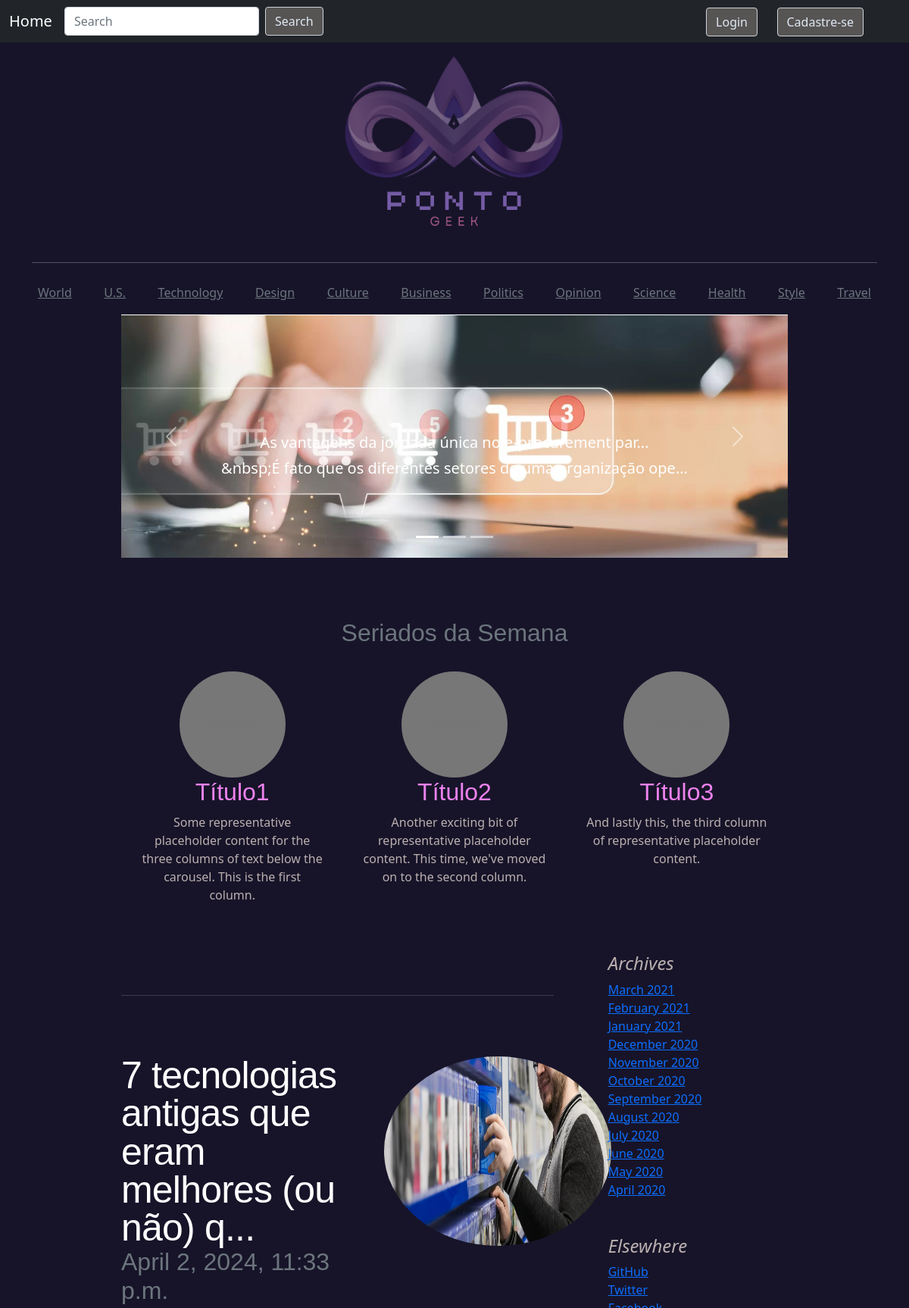
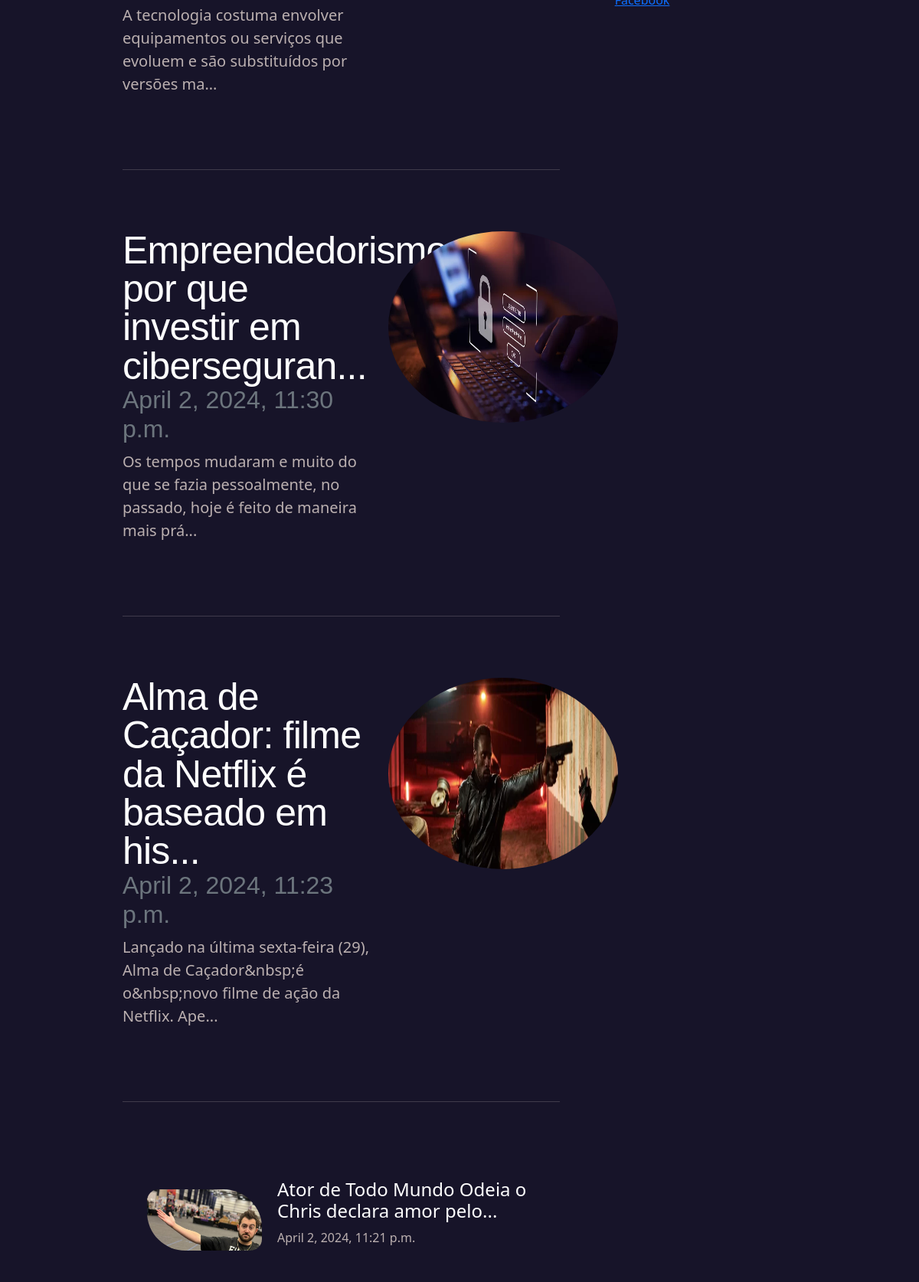
The page / (upper part) on the database its author committed (2 pictures, top to bottom).
### noticia/models.py (models this page shows, shortened)
class Noticia(models.Model):
    titulo = models.CharField(max_length=200)
    conteudo = CKEditor5Field('Text', config_name='extends')
    id_categoria = models.ForeignKey(Categoria, on_delete=models.CASCADE)
    id_autor = models.ForeignKey(Autor, on_delete=models.CASCADE)
    data_publicacao = models.DateTimeField(auto_now_add=True)
    imagem = models.ImageField(upload_to="uploads/noticias")
    class Meta:
        verbose_name = 'Noticia'
        verbose_name_plural = 'Noticias'
        ordering = ['-data_publicacao']

### cadastroUsuario/views.py (the view)
# urls.py: 2. Add a URL to urlpatterns:  path('', views.home, name='home')
def home(request):
    ult_noticia = Noticia.objects.all()
    contexto = {
        'ult_noticias': ult_noticia
    }
    return render(request, 'home.html', contexto)

### cadastroUsuario/templates/home.html (shortened to what this page needs)
{% extends "layout.html" %}
{% block carrossel %}
  <div id="carouselExampleCaptions" class="carousel slide" data-bs-ride="carousel">
    <div class="carousel-indicators">
      <button type="button" data-bs-target="#carouselExampleCaptions" data-bs-slide-to="0" class="active" aria-current="true" aria-label="Slide 1"></button>
      <button type="button" data-bs-target="#carouselExampleCaptions" data-bs-slide-to="1" aria-label="Slide 2"></button>
      <button type="button" data-bs-target="#carouselExampleCaptions" data-bs-slide-to="2" aria-label="Slide 3"></button>
    </div>
    <div class="carousel-inner">
      <div class="carousel-item active">
        <img src="media/{{ult_noticias.0.imagem}}" class="d-block w-100" alt="...">
        <div class="carousel-caption d-none d-md-block">
          <h5 class="text-truncate">{{ ult_noticias.0.titulo|slice:":50" }}...</h5>
          <p class="text-truncate">{{ ult_noticias.0.conteudo|striptags|slice:":100" }}...</p>
        </div>
      </div>
    </div>
    <button class="carousel-control-prev" type="button" data-bs-target="#carouselExampleCaptions" data-bs-slide="prev">
      <span class="carousel-control-prev-icon" aria-hidden="true"></span>
    </button>
    <button class="carousel-control-next" type="button" data-bs-target="#carouselExampleCaptions" data-bs-slide="next">
      <span class="carousel-control-next-icon" aria-hidden="true"></span>
    </button>
  </div>
{%endblock %}
{% block posts %}
{% for ult_noticia in ult_noticias|slice:"3:"  %}
  {% if forloop.counter <= 3 %}
<hr class="featurette-divider">
<div class="row featurette">
  <div class="col-md-7">
    <h2><a href="#" class="featurette-heading text-white">{{ ult_noticia.titulo|slice:":50" }}...</a> <br><span class="text-muted">{{ ult_noticia.data_publicacao }}</span></h2>
    <p class="lead">{{ ult_noticia.conteudo|striptags|slice:":100" }}...</p>
  </div>
  <div class="col-md-5">
    <img src="media/{{ult_noticia.imagem}}" class="rounded-circle bd-placeholder-img bd-placeholder-img-lg featurette-image mx-auto" width="300" height="250" alt="image_noticia">
  </div>
</div>
  {% endif %}
{%endfor%}
{% endblock%}
{%block posts2 %}
<hr class="featurette-divider">
{% for ult_noticia in ult_noticias|slice:"6:"  %}
<article class="blog-post">
  <div style="display:flex;  align-items: center;">
    <div style="width:150px; height:80px; overflow-y: hidden; border-radius: 15px 50px;" >
      <img src="media/{{ult_noticia.imagem}}" style="float: left; margin-right: 20px;" width="250" alt="image_noticia">
    </div>
    <div style=" flex: 1; margin: 20px;">
      <h4 class="text-white"><a href="#" class="text-white text-decoration-none">{{ ult_noticia.titulo|slice:":50" }}...</a></h4>
      <p class="blog-post-meta">{{ ult_noticia.data_publicacao }} <a href="#"></a></p>
    </div>
  </div>
</article>
{% endfor %}
{%endblock%}

### cadastroUsuario/static/css/blog.css (style rules this page uses)
body { font-family: var(--bs-font-sans-serif); font-size: 1rem; font-weight: 400; line-height: 1.5; background-color: #171429; -webkit-text-size-adjust: 100%; -webkit-tap-highlight-color: transparent; padding-top: 3rem; padding-bottom: 3rem; }
.carousel { margin-bottom: 5rem; }
.carousel-caption { bottom: 4rem; z-index: 10; font: optional; }
.carousel-item { height: 20rem; }
.featurette-divider { margin: 5rem 0; }
.featurette-heading { text-decoration: none; color: violet; font-weight: 300; line-height: 1; letter-spacing: -.05rem; }
@media (min-width: 40em) { .carousel-caption p { margin-bottom: 1.25rem; font-size: 1.25rem; line-height: 1.4; } }
@media (min-width: 40em) { .featurette-heading { font-size: 50px; } }
@media (min-width: 62em) { .featurette-heading { margin-top: 7rem; } }
h2 { font-family: 'Gill Sans', 'Gill Sans MT', Calibri, 'Trebuchet MS', sans-serif; }
.lead { color: #bbb0b0; }
.row { color: #bbb0b0; }
.blog-post { margin-bottom: 4rem; margin-left: 2rem; color: #bbb0b0; }
.blog-post-meta { margin-bottom: 1.25rem; color: #bbb0b0; }

### cadastroUsuario/templates/layout.html (style rules this page uses)
.bd-placeholder-img { font-size: 1.125rem; text-anchor: middle; -webkit-user-select: none; -moz-user-select: none; user-select: none; }
@media (min-width: 768px) { .bd-placeholder-img-lg { font-size: 3.5rem; } }

### rows shown on the page
Noticia: imagem (picture), titulo "As vantagens da jornada única no e-procurement par", conteudo "&nbsp;É fato que os diferentes setores de uma organização ope…"
Noticia: titulo "7 tecnologias antigas que eram melhores (ou não) q", data_publicacao "April 2, 2024, 11:33 p.m.", conteudo "A tecnologia costuma envolver equipamentos ou serviços que evoluem e são substituídos por versões ma", imagem (picture)
Noticia: titulo "Empreendedorismo: por que investir em ciberseguran", data_publicacao "April 2, 2024, 11:30 p.m.", conteudo "Os tempos mudaram e muito do que se fazia pessoalmente, no passado, hoje é feito de maneira mais prá", imagem (picture)
Noticia: titulo "Alma de Caçador: filme da Netflix é baseado em his", data_publicacao "April 2, 2024, 11:23 p.m.", conteudo "Lançado na última sexta-feira (29), Alma de Caçador&nbsp;é o&nbsp;novo filme de ação da Netflix. Ape", imagem (picture)
Noticia: imagem (picture), titulo "Ator de Todo Mundo Odeia o Chris declara amor pelo", data_publicacao "April 2, 2024, 11:21 p.m."
